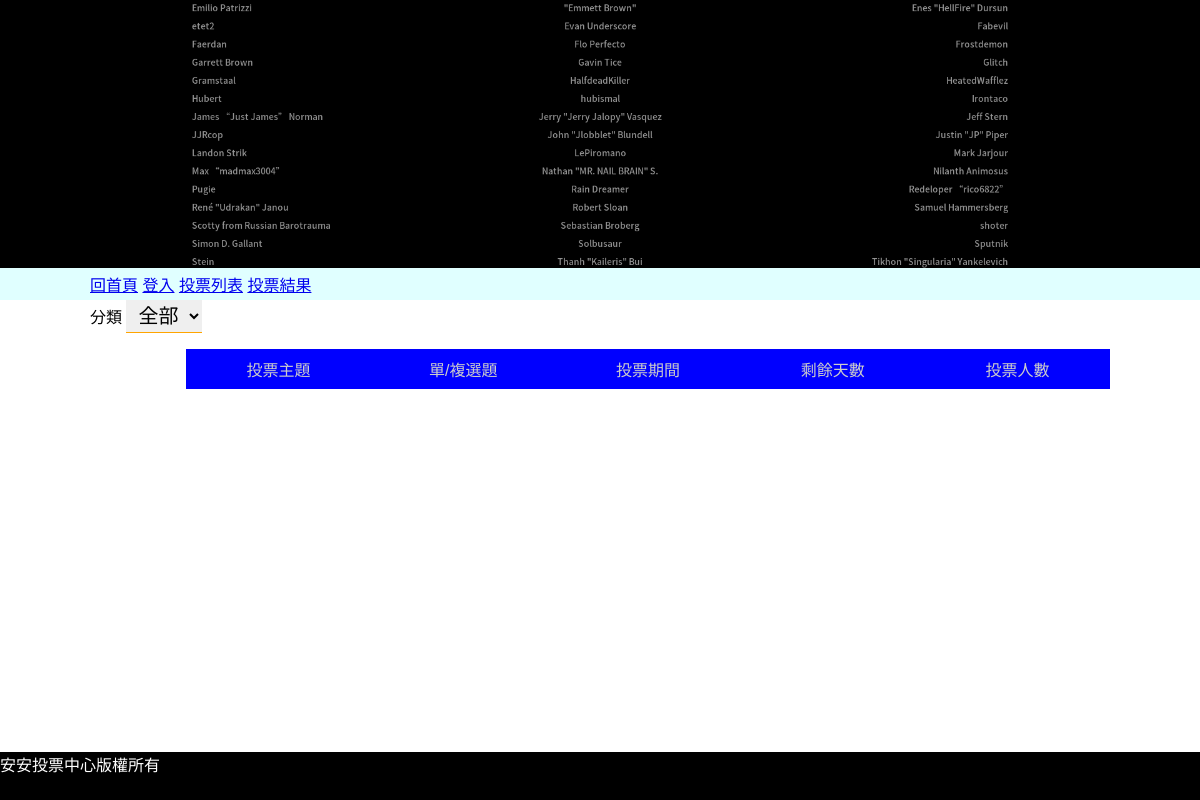
Before: / with the older database file.
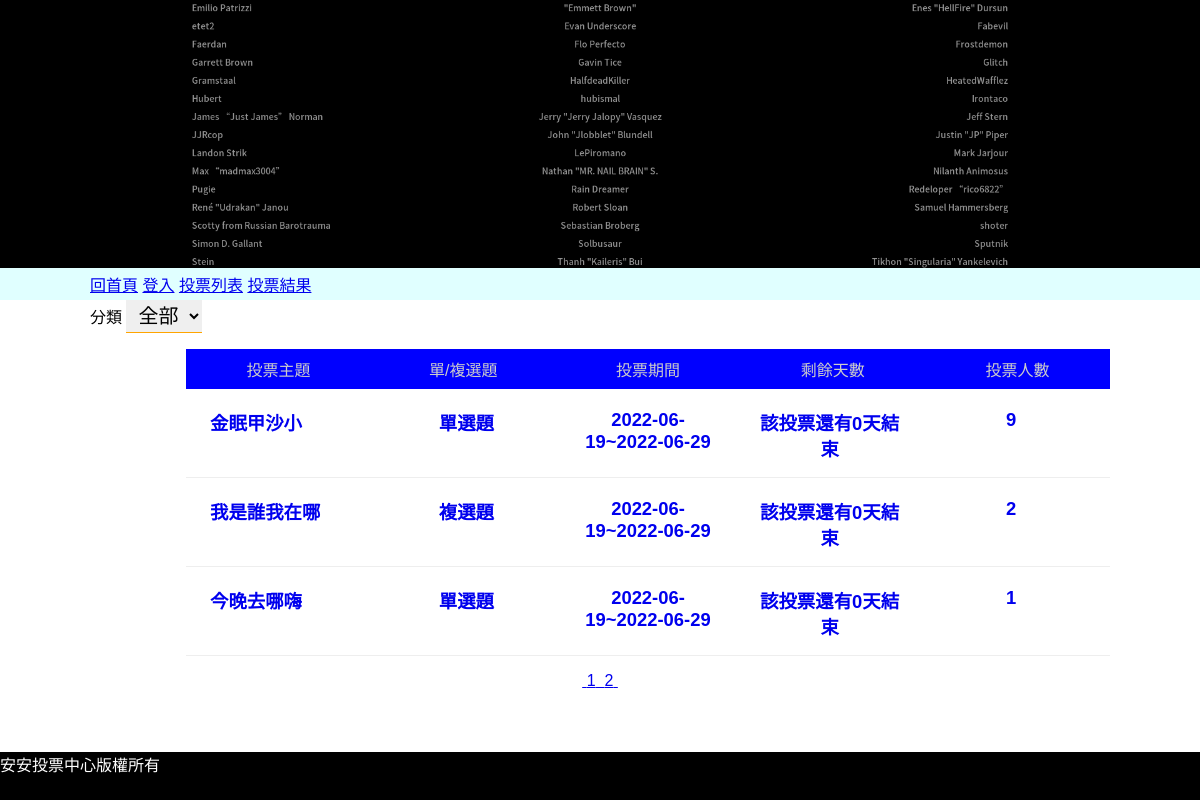
After: the same page with the newer database file.
### tables this page shows
CREATE TABLE `subjects` (
  `id` int(11) UNSIGNED NOT NULL,
  `subject` varchar(128) NOT NULL,
  `type_id` int(11) NOT NULL,
  `multiple` tinyint(1) NOT NULL DEFAULT 0,
  `mulit_limit` tinyint(2) NOT NULL DEFAULT 1,
  `start` date NOT NULL,
  `end` date NOT NULL,
  `total` int(11) UNSIGNED NOT NULL DEFAULT 0
);

### api/base.php (called while the page is built, shortened)
<?php
function pdo(){
    $dsn="mysql:host=localhost;charset=utf8;dbname=s1110103";
    return new PDO($dsn,'s1110103','s1110103');
}
function all($table,...$arg){
    $pdo=pdo();
    $sql="SELECT * FROM $table ";
    switch(count($arg)){
        case 2:
            if(!empty($arg[0])){
                foreach($arg[0] as $key => $value){
                    $tmp[]="`$key`='$value'";
                }
                $sql.=" WHERE ". implode(" AND " ,$tmp) . $arg[1];
            }else{
                $sql.=$arg[1];
            }
        break;
        }
        return $pdo->query($sql)->fetchAll(PDO::FETCH_ASSOC);
    }
function math($table,$math,$col,...$arg){
    $pdo=pdo();
    $sql="SELECT $math(`$col`) FROM $table ";
        return $pdo->query($sql)->fetchColumn();
    }
?>

### front/vote_list.php (the view, shortened to what this page needs)
<?php
$p="";
$queryStr="";
$queryfilter="";
?>
    <div>
        <label for="types">分類</label>
        <select name="types" id="types" onchange="location.href=`?filter=${this.value}<?=$p;?><?=$queryStr;?>`">
                <option value="0">全部</option>
        </select>
    </div>
<div>
                <ul class='list'>
                    <li class='list-header'>
                        <div>投票主題</div>
                        <?php
                        if(isset($_GET['type']) && $_GET['type']=='asc'){
                        ?>
                        <div><a href="?order=multiple&type=desc<?=$p;?><?=$queryfilter;?>">單/複選題</a></div>
                        <?php
                        }else{
                        ?>
                        <div><a href="?order=multiple&type=asc<?=$p;?><?=$queryfilter;?>">單/複選題</a></div>
                        <?php
                        }
                        ?>
                        <?php
                        if(isset($_GET['type']) && $_GET['type']=='asc'){
                        ?>
                        <div><a href="?order=end&type=desc<?=$p;?><?=$queryfilter;?>">投票期間</a></div>
                        <?php
                        }else{
                        ?>
                        <div><a href="?order=end&type=asc<?=$p;?><?=$queryfilter;?>">投票期間</a></div>
                        <?php
                        }
                        ?>
                        <?php
                        if(isset($_GET['type']) && $_GET['type']=='asc'){
                        ?>
                        <div><a href="?order=remain&type=desc<?=$p;?><?=$queryfilter;?>">剩餘天數</a></div>
                        <?php
                        }else{
                        ?>
                        <div><a href="?order=remain&type=asc<?=$p;?><?=$queryfilter;?>">剩餘天數</a></div>
                        <?php
                        }
                        ?>
                        <?php
                        if(isset($_GET['type']) && $_GET['type']=='asc'){
                        ?>
                        <div><a href='?order=total&type=desc<?=$p;?><?=$queryfilter;?>'>投票人數</a></div>
                        <?php
                        }else{
                        ?>
                        <div><a href='?order=total&type=asc<?=$p;?><?=$queryfilter;?>'>投票人數</a></div>
                        <?php
                        }
                        ?>
                    </li>
                <?php
                    $orderStr='';
                        $filter=[];
                        $total=math('subjects','count','id',$filter);
                        $div=3;
                        $pages=ceil($total/$div);
                        $now=isset($_GET['p'])?$_GET['p']:1;
                        $start=($now-1)*$div;
                        $page_rows=" limit $start,$div";
                    $subjects=all('subjects',$filter,$orderStr . $page_rows);
                    foreach($subjects as $subject){
                        echo "<a href='?do=vote_result&id={$subject['id']}'>";
                        echo "<li class='list-items'>";
                        echo "<div>{$subject['subject']}</div>";
                        if($subject['multiple']==0){
                            echo "<div class='text-center'>單選題</div>";
                        }else{
                            echo "<div class='text-center'>複選題</div>";
                        }
                        echo "<div class='text-center'>";
                        echo $subject['start']."~".$subject['end'];
                        echo "</div>";
                        echo "<div class='text-center'>";
                            $today=strtotime("now");
                            $end=strtotime($subject['end']);
                            if(($end-$today)>0){
                                $remain=floor(($end-$today)/(60*60*24));
                                echo "該投票還有".$remain."天結束";
                            }else{
                                echo "<span style='color:grey'>該投票已結束</span>";
                            }
                        echo "</div>";
                        echo "<div class='text-center'>{$subject['total']}</div>";
                        echo "</li>";
                        echo "</a>";
                    }
                ?>
                </ul>
                <div class="text-center">
                    <?php
                if($pages > 1){
                    for($i=1; $i<=$pages; $i++){
                        echo "<a href='?p={$i}{$queryStr}{$queryfilter}'>&nbsp;";
                        echo $i;
                        echo "&nbsp;</a>";
                    }
                }
                    ?>
                </div>
            </div>

### index.php (shortened to what this page needs)
<?php include_once "./api/base.php";?>
<!DOCTYPE html>
<html lang="en">
<head>
    <link rel="stylesheet" href="./css/basic.css">
    <link rel="stylesheet" href="./css/front.css">
</head>
<body>
    <div id="header">
        <?php include "./layout/header.php";
              include "./layout/front_nav.php"
        ?>
    </div>
    <div id='container'>
        <?php
        if(isset($file)&& file_exists($file)){
            include "$file";
        }else{
            include "./front/vote_list.php";
        }
        ?>
    </div>
    <div>
        <?php include "./layout/footer.php";?>
    </div>
</body>
</html>

### layout/header.php
<div class="slider" style="background-image:url(./upload/B.jpg)">
</div>

### layout/front_nav.php
<nav>
        <a href="index.php">回首頁</a>
        <a href="index.php">登入</a>
        <a href="index.php">投票列表</a>
        <a href="index.php">投票結果</a>
</nav>

### layout/footer.php
<footer>
    <div class="right">安安投票中心版權所有</div>
</footer>

### css/basic.css (style rules this page uses)
* { margin: 0; padding: 0; list-style-type: none; box-sizing: border-box; font-family: Arial, Helvetica, sans-serif; }
#header { width: 100%; height: 300px; position: relative; }
#header .slider { height: 100%; background: blue; }
#header nav { position: absolute; width: 80%; margin: auto; width: 100%; padding: 0.25rem 7.5%; min-width: 1000px; background: lightcyan; bottom: 0; }
#container { width: 85%; min-width: 1000px; margin: auto; }
footer { width: 100%; height: 3rem; background: black; color: white; }
.text-center { text-align: center; }

### css/front.css (style rules this page uses)
#container { min-height: calc( 100vh - 300px - 3rem ); }
ul { margin: 1rem 0 1rem 6rem; }
#header .slider { background-repeat: no-repeat; background-position: center; background-size: cover; }
.list-header { display: flex; justify-content: space-evenly; text-align: center; }
.list a { text-decoration: none; }
.list-header div { width: calc(100% / 5); padding: 0.5rem 1rem; background: blue; color: #ccc; }
.list-header div a { color: #ccc; }
.list-items div { width: calc(100% / 5); padding: 0.5rem 1rem; }
.list-items { display: flex; justify-content: space-evenly; padding:0.5rem; margin:0.25rem 0; border-bottom: 1px solid #eee; font-weight: bold; font-size: 1.15rem; }
#types { padding: 0.25rem 0.5rem; font-size: 1.25rem; border:0; border-bottom:1px solid orange ; }

Changed rows visible on the page:
added subjects: subject "金眠甲沙小", multiple "單選題", start "2022-06-19", end "2022-06-29", total "9"
added subjects: subject "我是誰我在哪", multiple "複選題", start "2022-06-19", end "2022-06-29", total "2"
added subjects: subject "今晚去哪嗨", multiple "單選題", start "2022-06-19", end "2022-06-29", total "1"
Other visible differences:
new list line: "1"
new list line: "2"
